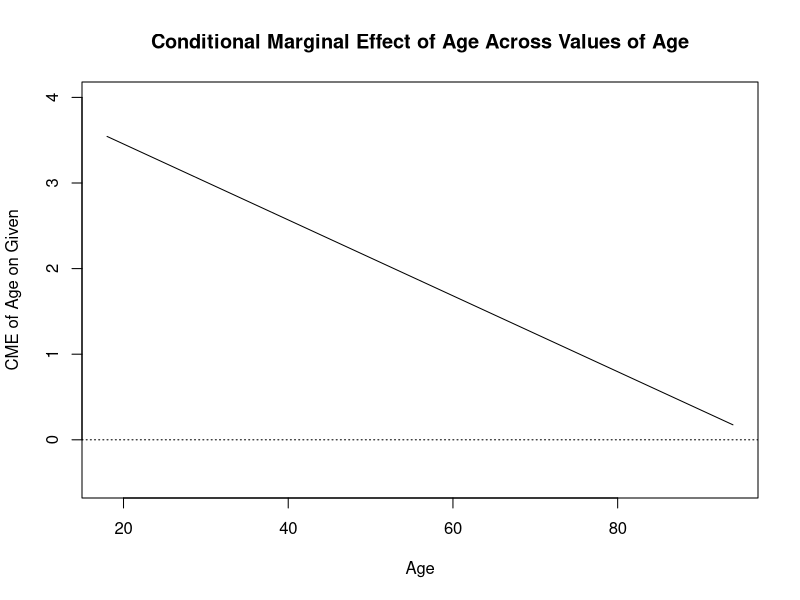
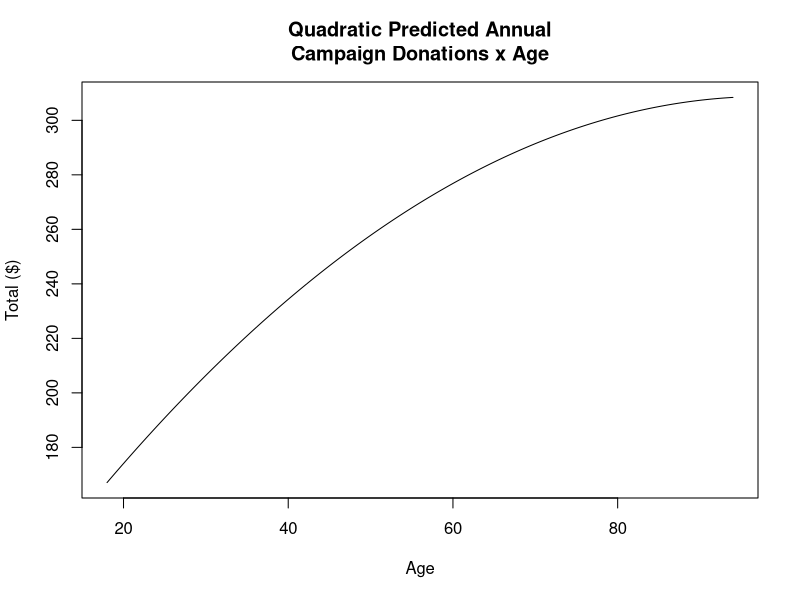
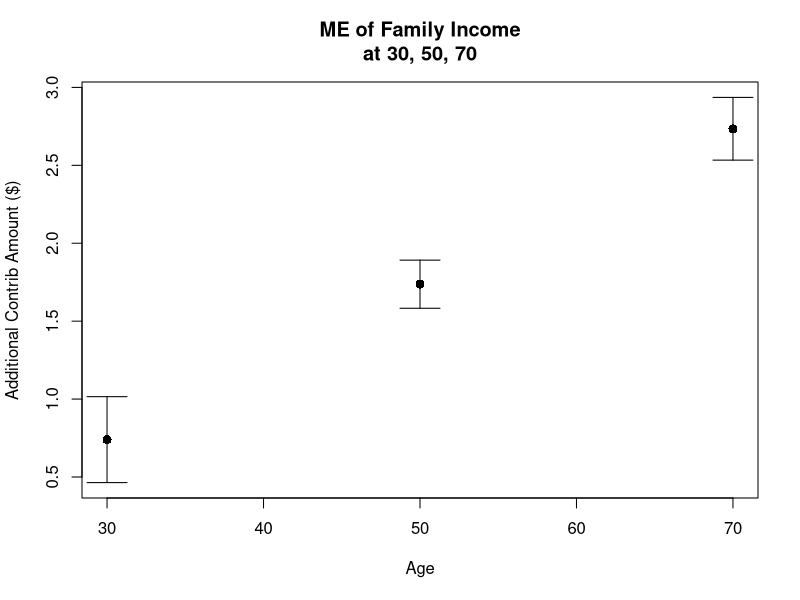
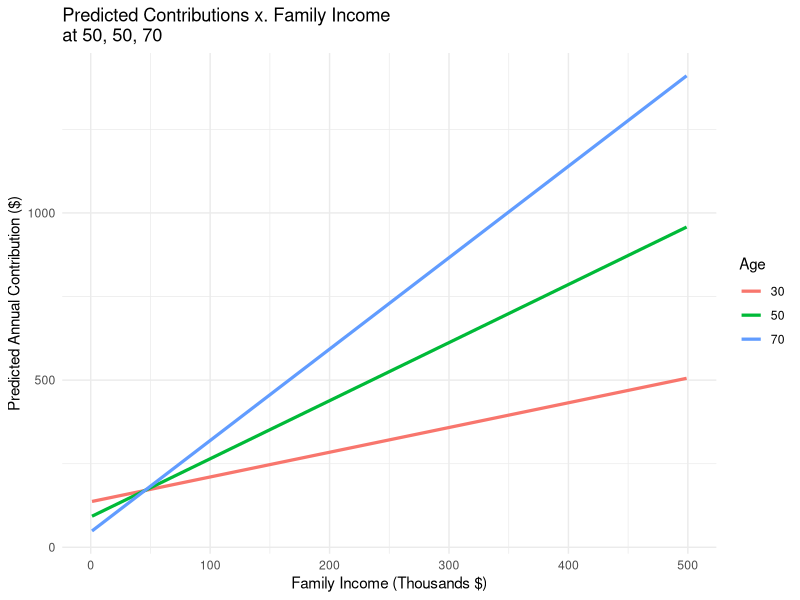

These charts were generated, in order, by the following R code:
## ---- chunk 1
library(marginaleffects)
library(ggplot2)

getwd()

setwd("")

contrib <- read.csv("contribupdate.csv")

summary(contrib)
## ---- chunk 2

contrib$lfaminc <- log(contrib$faminc)
  
contrib$lgiven <- log(contrib$given)

## ---- chunk 3

m1 <- lm(given ~ age + I(age^2), data = contrib)

#looking for evidence of a quadratic relationship between age and given

summary(m1)

## ---- chunk 4

 turning_point <- -4.34239/(2*-0.02217)
 
turning_point
## ---- chunk 5
options(marginaleffects_print_omit = c("s.value"))

# deal with nas
age_min <- min(contrib$age, na.rm = TRUE)
age_max <- max(contrib$age, na.rm =TRUE)
age_grid <- seq(from = age_min, to = age_max, by = 0.1)

# issues so trying extract as numeric
age_num <- as.numeric(coef(m1)["age"])
agesq_num <- as.numeric(coef(m1)["I(age^2)"])

#cme
cme_age <- age_num + 2 * agesq_num * age_grid

# using range(cme_age) I get that the range of CME is 0.1748 to 3.5443. In the plot below, I add a approx 0.5 buffer to these values for the ylim

# plot cme
plot(age_grid, cme_age,
     main = "Conditional Marginal Effect of Age Across Values of Age",
     ylab = "CME of Age on Given", xlab = "Age", type = "l",
     xlim = c(age_min, age_max), ylim = c(-0.5, 4))
abline(h=0, lty=3)
## ---- chunk 6

# age grid over observed support is age_grid

#predict 1 yr contrib ammount at each age
p_given <- predict(m1,
                   newdata = data.frame(age = age_grid))

plot(age_grid, p_given,
     type = "l",
     xlab = "Age",
     ylab = "Year Contribution\nTotal ($)",
     main = "Quadratic Predicted Annual\nCampaign Donations x Age")

## ---- chunk 7

m2 <- lm(given ~ age*faminc, data = contrib)

summary(m2)

## ---- chunk 8

#marginal effects of faminc on campaign contributions at 30 means 

beta_faminc <- -0.75625
beta_x <- 0.04987

me_faminc_30 <- beta_faminc + beta_x * 30
me_faminc_50 <- beta_faminc + beta_x * 50
me_faminc_70 <- beta_faminc + beta_x * 70

me_faminc_30
me_faminc_50
me_faminc_70

#oops/also via slopes
slopes(m2,
       variables = "faminc",
       newdata = datagrid(age = c(30, 50, 70)))

## ---- chunk 9
#plot of marginal effect of family income at 30

m_income <- slopes(m2,
       variables = "faminc",
       newdata = datagrid(age = c(30, 50, 70)))


ylimits <- range(c(m_income$estimate, m_income$conf.low, m_income$conf.high), na.rm = TRUE)

plot(m_income$age, m_income$estimate,
     xlab = "Age",
     ylab = "Additional Contrib Amount ($)",
     main = "ME of Family Income\nat 30, 50, 70",
     xlim = range(m_income$age, na.rm = TRUE),
     ylim = ylimits,
     pch = 16, cex = 1.2)
     
arrows(m_income$age, m_income$conf.low,
       m_income$age, m_income$conf.high,
       angle = 90, code = 3, length = 0.2)

## ---- chunk 10

#ranges
inc <- seq(min(contrib$faminc, na.rm = TRUE),
           max(contrib$faminc, na.rm = TRUE),
           length.out = 200)

ages <-c(30, 50, 70)

#all combos
new_data <- expand.grid(faminc = inc, age = ages)

#predicted contrib for each combo
new_data$predicted_contrib <- predict(m2, newdata = new_data)

#plot
ggplot(new_data, aes(x = faminc, y = predicted_contrib, color = factor(age))) + 
  geom_line(linewidth = 1.1) +
  labs(
    x = "Family Income (Thousands $)",
    y = "Predicted Annual Contribution ($)",
    color = "Age",
    title = "Predicted Contributions x. Family Income\nat 50, 50, 70") +
  theme_minimal(
  )

## ---- chunk 11
m3 <- lm(lgiven ~ age + lfaminc, data = contrib)
summary(m3)
## ---- chunk 12

perc_change <- 100*(exp(coef(m3)["age"]*10)-1)
perc_change

## ---- chunk 13


age40 <- 40

faminc40 <- 90

df_40 <- data.frame(age=age40, lfaminc = log(faminc40))

#predict on log scale
predicted_40 <- predict(m3, newdata = df_40, se.fit = TRUE)
pred_level <- exp(predicted_40$fit)

pred_level
#smearing correction

sigmasq <- summary(m3)$sigma^2
pred_level_sigma <- exp(predicted_40$fit + 0.5 *sigmasq)

## ---- chunk 14

#shorter way
#data frame
lastdf <- data.frame(
  age = 60,
  lfaminc = log(c(50,100))
)

#back transofm
log_vers <- predict(m3, newdata = lastdf)
level_vers <- exp(log_vers)
first_dif<-level_vers[2]-level_vers[1]

first_dif



#OLD:
#make a row for age 60 faminc 50, "" faminc 100
bot1 <- data.frame(age=60, lfaminc = log(50))
bot2 <- data.frame(age = 60, lfaminc = log(100))

#scale - to log, exponentiate for dollar
bot1_level <-exp(bot1)
bot2_level <- exp(bot2)

#first difference
first_dif <- bot2_level- bot1_level

first_dif
